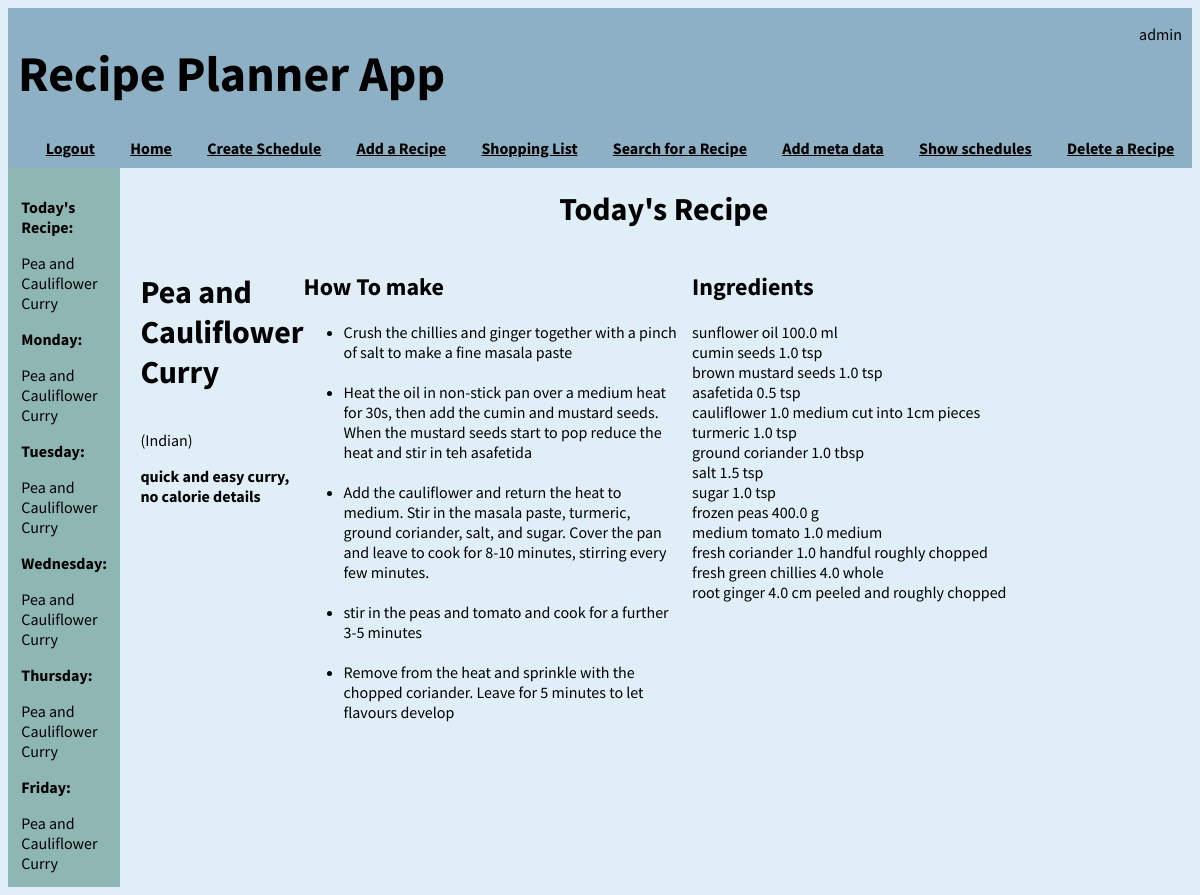
Screenshot of /home (signed in) with the database file from the repository.
### application/models.py (models this page shows, shortened)
class User(db.Model, UserMixin):
    id = db.Column(db.Integer, primary_key=True)
    username = db.Column(db.String(64), index=True, unique=True)
    email = db.Column(db.String(120), index=True, unique=True)
    password_hash = db.Column(db.String(128))

class Recipes(db.Model):
    id = db.Column(db.Integer, primary_key=True)
    recipe_name = db.Column(db.String(100), nullable=False)
    recipe_description = db.Column(db.String(500))
    cuisine_id = db.Column(db.Integer, db.ForeignKey('cuisine.id'))
    quantity = db.relationship('Quantity', backref="recipes")
    method = db.relationship('Method', backref='mrecipes')

class Cuisine(db.Model):
    id = db.Column(db.Integer, primary_key=True)
    cuisine_name = db.Column(db.String(50), nullable=False)
    recipe = db.relationship('Recipes', backref='cuisine')

class Method(db.Model):
    id = db.Column(db.Integer, primary_key=True)
    recipe_id = db.Column(db.Integer, db.ForeignKey('recipes.id'), nullable=False)
    step_num = db.Column(db.Integer, nullable=False)
    step = db.Column(db.String(300), nullable=False)

class Ingredients(db.Model):
    id = db.Column(db.Integer, primary_key=True)
    ingredient_name = db.Column(db.String(50), nullable=False, index=True, unique=True)
    quantity = db.relationship("Quantity", backref="ingredients")
    shoppinglist = db.relationship("ShoppingList", backref="shopping_list")

class Quantity(db.Model):
    id = db.Column(db.Integer, primary_key=True)
    recipe_id = db.Column(db.Integer, db.ForeignKey('recipes.id'), nullable=False)
    ingredient_id = db.Column(db.Integer, db.ForeignKey('ingredients.id'), nullable=False)
    ingredient_prep = db.Column(db.String(100))
    amount = db.Column(db.Float, nullable=False)
    measure = db.Column(db.Integer, db.ForeignKey('measure.id'))

class Measure(db.Model):
    id = db.Column(db.Integer, primary_key=True)
    measure = db.Column(db.String(20), nullable=False, index=True, unique=True)
    quantity = db.relationship("Quantity", backref="measurebr")
    shoppinglist = db.relationship("ShoppingList", backref="measurebr1")

### application/routes.py (the view)
@app.route('/', methods = ['GET', 'POST'])
@app.route('/home', methods = ['GET', 'POST'])
@login_required
def index():
    if check_for_schedule():
        sidebar = {
        "week" : get_weekly_recipes(),
        "recipe_of_the_day" : get_recipe_of_the_day(),
        "weekend" : weekend_or_not(),
        "day" : what_day_is_it(),
        "user" : current_user.username
        }
    else:
        sidebar = False
    total_number = Recipes.query.count()
    if datetime.today().weekday() in [0,1,2,3,4]:
        daily_recipe = Recipes.query.filter_by(id = (Schedule.query.filter_by(day_of_the_week = datetime.today().weekday()).first().recipe_id)).first()
        cuisine = Cuisine.query.filter_by(id=daily_recipe.cuisine_id).first().cuisine_name
        method_list = [m.step for m in Method.query.filter_by(recipe_id = daily_recipe.id)]
        quantities = Quantity.query.filter_by(recipe_id = daily_recipe.id).all()
        ingredient_list = []
        n = 0
        for q in quantities:
            ingredient_list.append([])
            ingredient_list[n].append(Ingredients.query.filter_by(id = q.ingredient_id).first().ingredient_name)
            ingredient_list[n].append(q.amount)
            ingredient_list[n].append(Measure.query.filter_by(id = q.measure).first().measure)
            ingredient_list[n].append(q.ingredient_prep)
            n += 1
    else:
        daily_recipe = False
        cuisine = False
        method_list = False
        quantities = False
        ingredient_list = False
    return render_template('index.html', daily_recipe=daily_recipe, total_number=total_number, cuisine=cuisine, method_list=method_list, ingredient_list=ingredient_list, sidebar=sidebar)

### application/models.py (called while the page is built)
@login.user_loader
def load_user(id):
    return User.query.get(int(id))

### application/routes.py (called while the page is built)
def get_recipe_for_day(day_number, week_n):
    if current_user.is_authenticated:
        id = Schedule.query.filter_by(day_of_the_week = day_number, user_id = current_user.id, week_no = week_n).first()
        if id is not None:
            day_recipe = Recipes.query.filter_by(id = id.recipe_id).first()
            return day_recipe
        else:
            return Recipes.query.filter_by(id = 1).first()

def get_weekly_recipes():
    week, week2 = [], []
    for num in range(5):
         week.append(get_recipe_for_day(num, 1))
    for num in range(5):
         week2.append(get_recipe_for_day(num, 2))
    return week, week2

def check_for_schedule():
    if Schedule.query.filter_by(user_id = current_user.id, week_no = 1).first() is None:
        return False
    return True

def get_recipe_of_the_day():
    if datetime.today().weekday() == 5 or datetime.today().weekday() == 6:
        recipe_of_the_day = "It's the weekend, do your own thing"
    else:
        recipe_of_the_day = Recipes.query.filter_by(id = Schedule.query.filter_by(day_of_the_week = datetime.today().weekday(), user_id = current_user.id, week_no = 1).first().recipe_id).first().recipe_name
    return recipe_of_the_day

def weekend_or_not():
    if datetime.today().weekday() == 5 or datetime.today().weekday() == 6:
        weekend = True
    else:
        weekend = False
    return weekend

def what_day_is_it():
    day = date.today()
    day = calendar.day_name[day.weekday()]

### application/templates/index.html (shortened to what this page needs)
{% extends 'layout.html'%}
{% block body %}
    <div id="hdr">
        {% if sidebar != False %}
        <h1>Today's Recipe</h1>
        {% else %}
        <h1>No Schedule Created, you can create a schedule <a href="{{ url_for('create_weekly_schedule') }}" style="color:black">here</a></h1>
        {% endif %}
    </div>
    {% if sidebar.weekend == False and daily_recipe: %}
    <div id="innercntr">
    <div id="main">
        <div class='field2'>
            <h1>{{ daily_recipe.recipe_name }}</h1> <p>({{ cuisine }})</p>
            <b>{{ daily_recipe.recipe_description }}</b>
        </div>
        <div>
            <h2>How To make</h2>
            <ul>
                {% for m in method_list %}
                <li>{{ m }}</li><br>
                {% endfor %}
            </ul>
        </div>
    </div>
    <div id="right">
            <h2>Ingredients</h2>
            {% for q in ingredient_list %}
            <div class = "field">
                {{ q[0] }}
                {{ q[1] }}
                {{ q[2] }}
                {{ q[3] }}
            </div>
            {% endfor %}
    </div>
    {% endif %}
</div>
{% endblock body %}

### application/templates/layout.html (shortened to what this page needs)
<!DOCTYPE html>
<html lang="en">
<head>
    <link href="../static/format.css" rel="stylesheet">
</head>
<body style="font-family: Source Sans Pro, sans-serif">
    <div class="header" >
        <div style="display:flex; justify-content: space-between;">
            <h1 style="color:rgb(0, 0, 0); font-size:50px; margin-left: 10px"> Recipe Planner App</h1>
            <p style="align-self:right; margin-right: 10px;">{{ current_user.username }}</p>
        </div>
        <div id = "links">
            {% if current_user.is_anonymous %}
            <a href="{{ url_for('login') }}">Login</a>
            {% else %}
            <a href="{{ url_for('logout') }}">Logout</a>
            {% endif %}
            <a href="{{ url_for('index') }}">Home</a>
            <a href="{{ url_for('create_weekly_schedule') }}"> Create Schedule</a>
            <a href="{{ url_for('add_recipe') }}">Add a Recipe</a>
            <a href="{{ url_for('amend_shopping_list') }}">Shopping List</a>
            <a href="{{ url_for('search_recipes') }}">Search for a Recipe</a>
            <a href="{{ url_for('add_meta') }}">Add meta data</a>
            <a href="{{ url_for('show_schedule') }}">Show schedules</a>
            {% if current_user.username == "admin" %}
            <a href="{{ url_for('delete_recipe') }}"> Delete a Recipe</a>
            {% endif %}
        </div>
    </div>
    <div class="container">
        <div id="left">
            {% if sidebar != False %}
            <p><b>Today's Recipe:</b></p>
            {{ sidebar.recipe_of_the_day }}
            <p><b>Monday:</b></p>
            {{ sidebar.week[0][0].recipe_name }}
            <p><b>Tuesday:</b></p>
            {{ sidebar.week[0][1].recipe_name }}
            <p><b>Wednesday:</b></p>
            {{ sidebar.week[0][2].recipe_name }}
            <p><b>Thursday:</b></p>
            {{ sidebar.week[0][3].recipe_name }}
            <p><b>Friday:</b></p>
            {{ sidebar.week[0][4].recipe_name }}
            {% else %}
            <p>No Schedule Set</p>
            {% endif %}
        </div>
        <div id="center">
            {% block body %}
            {% endblock body %}
        </div>
    </div>
</body>
</html>

### application/static/format.css (style rules this page uses)
html { background-color: #e0eff7; }
.header { background-color:#8db0c5; width:100%; margin: 0 auto }
#links { text-align: center; display: flex; justify-content: space-around; color:white; padding-bottom: 10px; padding-left: 20px; font-weight: bold; }
#innercntr { display: flex; justify-content: space-between; }
#hdr { display: flex; align-items: center; justify-content: center; margin-right: 5px; }
#center { padding-left: 20px; }
#main { display: flex; justify-content: center; }
.field { display: flex; width: 500px; justify-content: space-between; }
.field2 { display: flex; flex-flow: column; width: auto; justify-content: flex-start; align-items: flex-start; }
.container { display: flex; width : 100%; }
#left { max-width: 40%; padding: 10pt; background-color: #8eb6b3; }
#main { padding-right: 10px; }

### application/templates/layout.html (style rules this page uses)
a { color:rgb(0, 0, 0) }

### rows the page displays
User: username "admin"
Recipes: recipe_of_the_day "Pea and Cauliflower Curry", recipe_name "Pea and Cauliflower Curry", recipe_description "quick and easy curry, no calorie details"
Cuisine: cuisine_name "Indian"
Method: step "Crush the chillies and ginger together with a pinch of salt to make a fine masala paste"
Method: step "Heat the oil in non-stick pan over a medium heat for 30s, then add the cumin and mustard seeds. When the mustard seeds start to pop reduce the heat and stir in teh asafetida"
Method: step "Add the cauliflower and return the heat to medium. Stir in the masala paste, turmeric, ground coriander, salt, and sugar. Cover the pan and leave to cook for 8-10 minutes, stirring every few minutes."
Method: step "stir in the peas and tomato and cook for a further 3-5 minutes"
Method: step "Remove from the heat and sprinkle with the chopped coriander. Leave for 5 minutes to let flavours develop"
Ingredients: ingredient_name "sunflower oil"
Quantity: amount "100.0"
Measure: measure "ml"
Ingredients: ingredient_name "cumin seeds"
Quantity: amount "1.0"
Measure: measure "tsp" "tsp" "tsp" "tsp" "tsp" "tsp"
Ingredients: ingredient_name "brown mustard seeds"
Quantity: amount "1.0"
Ingredients: ingredient_name "asafetida"
Quantity: amount "0.5"
Ingredients: ingredient_name "cauliflower"
Quantity: amount "1.0", ingredient_prep "cut into 1cm pieces"
Measure: measure "medium" "medium"
Ingredients: ingredient_name "turmeric"
Quantity: amount "1.0"
Ingredients: ingredient_name "ground coriander"
Quantity: amount "1.0"
Measure: measure "tbsp"
Ingredients: ingredient_name "salt"
Quantity: amount "1.5"
Ingredients: ingredient_name "sugar"
Quantity: amount "1.0"
Ingredients: ingredient_name "frozen peas"
Quantity: amount "400.0"
Ingredients: ingredient_name "medium tomato"
Quantity: amount "1.0"
Ingredients: ingredient_name "fresh coriander"
Quantity: amount "1.0", ingredient_prep "roughly chopped"
Measure: measure "handful"
Ingredients: ingredient_name "fresh green chillies"
Quantity: amount "4.0"
Measure: measure "whole"
Ingredients: ingredient_name "root ginger"
Quantity: amount "4.0", ingredient_prep "peeled and roughly chopped"
Measure: measure "cm"

### other values shown
{{ q[2] }} "g"
